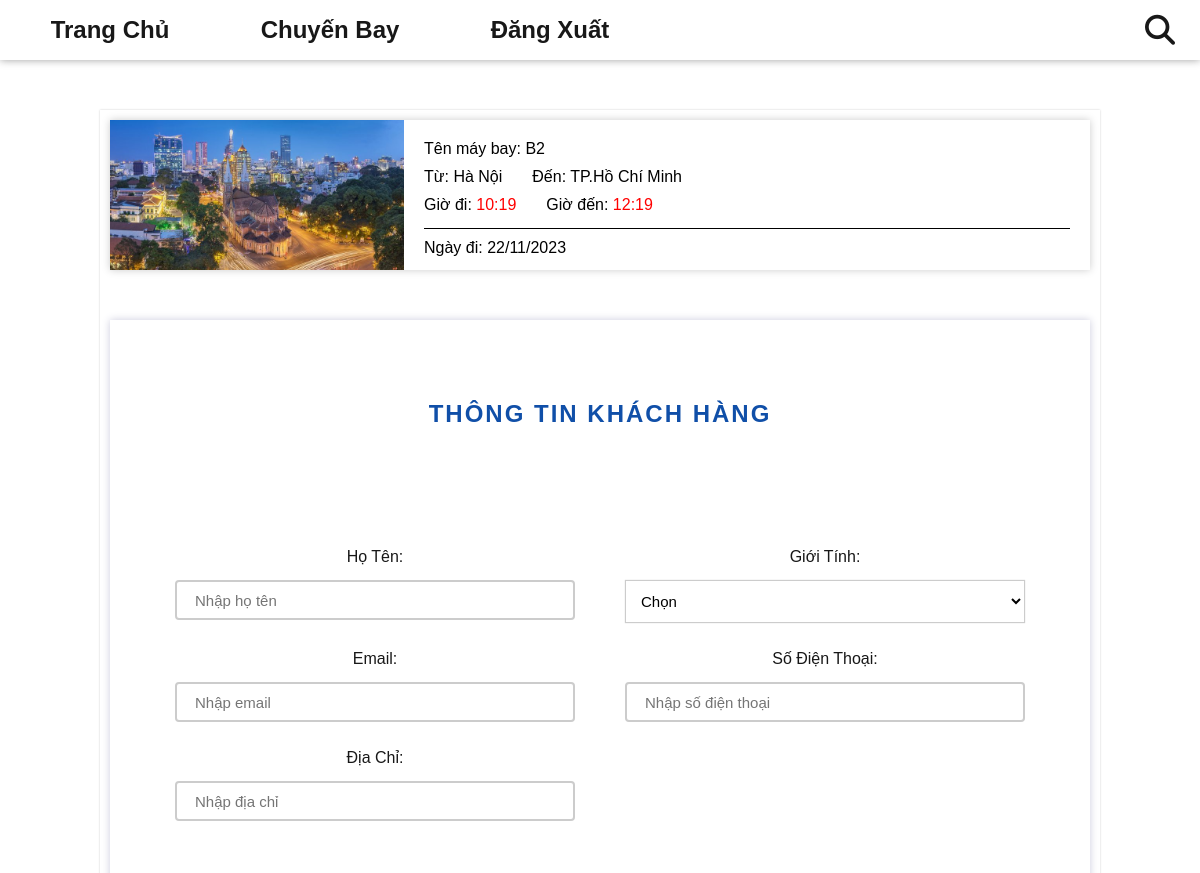
Page /index.php?act=datve&id=24 (signed in, upper part) on the earlier database version.
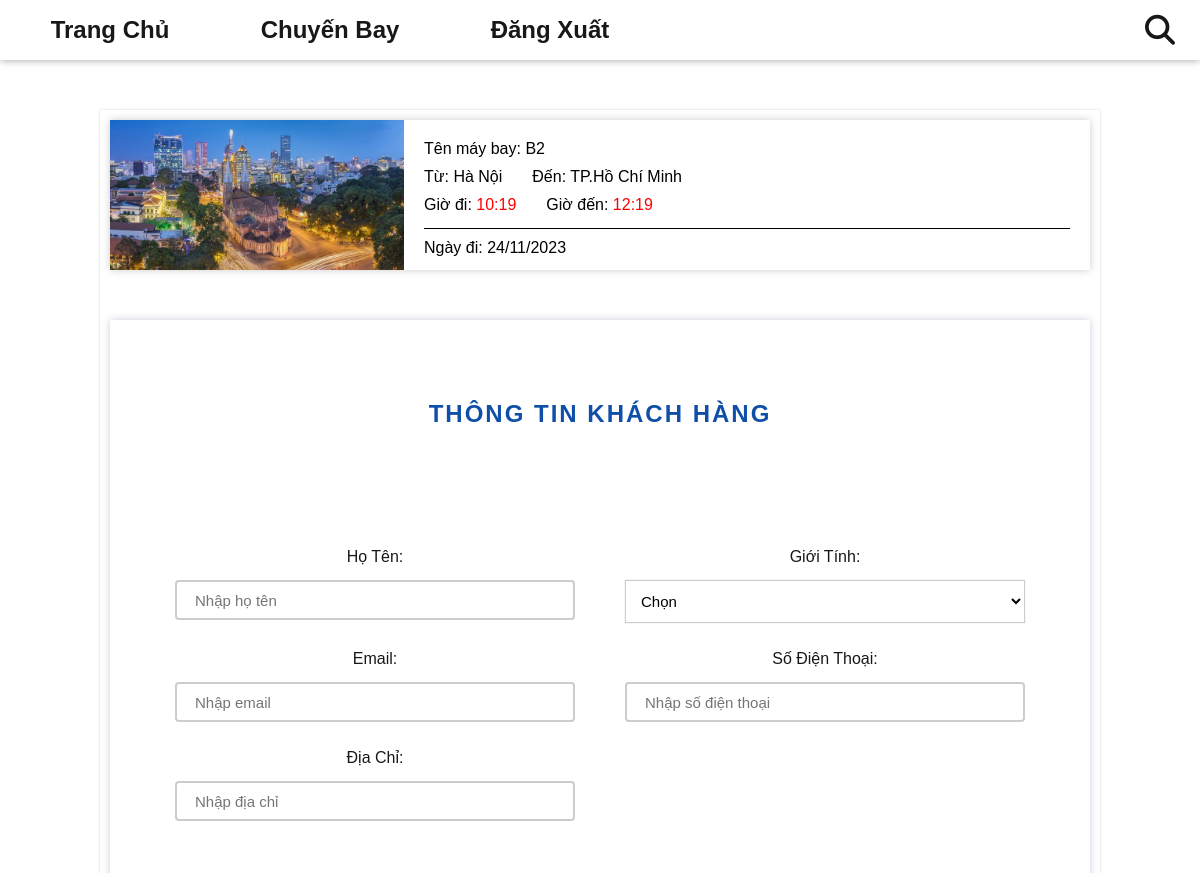
Same page on the later database version.
### tables this page shows
CREATE TABLE `chuyen_bay` (
  `id` int(11) NOT NULL,
  `ten_may_bay` varchar(255) NOT NULL,
  `id_diemDi` int(11) NOT NULL,
  `id_diemDen` int(11) NOT NULL,
  `ngay_khoi_hanh` date NOT NULL,
  `thoi_gian_di` datetime NOT NULL,
  `thoi_gian_den` datetime NOT NULL,
  `trang_thai` varchar(255) NOT NULL
);

CREATE TABLE `dia_diem` (
  `id` int(11) NOT NULL,
  `ten` varchar(255) NOT NULL,
  `img` varchar(255) NOT NULL
);

### model/pdo.php (called while the page is built, shortened)
<?php
function pdo_get_connection(){
    $servername = "localhost";
    $username = "root";
    $password = "";
    try {
        $conn = new PDO("mysql:host=$servername;dbname=dat_ve_may_bay", $username, $password);
        $conn->setAttribute(PDO::ATTR_ERRMODE, PDO::ERRMODE_EXCEPTION);
        return $conn;
    } catch(PDOException $e) {
        echo "Connection failed: " . $e->getMessage();
    }
}
function pdo_query_one($sql){
    $sql_args=array_slice(func_get_args(),1);
    try{
        $conn=pdo_get_connection();
        $stmt=$conn->prepare($sql);
        $stmt->execute($sql_args);
        $row=$stmt->fetch(PDO::FETCH_ASSOC);
        return $row;
    }
    catch(PDOException $e){
        throw $e;
    }
    finally{
        unset($conn);
    }
}
?>

### model/chuyenbay.php (called while the page is built, shortened)
<?php
    function loadone_chuyenbay($id, $page) {
        if($page == 'admin') $sql = "SELECT * FROM `chuyen_bay` WHERE id = $id";
        else {
            $sql = "SELECT cb.*,
            dd_di.ten AS diem_di,
            dd_den.ten AS diem_den,
            dd_den.img AS img_den
            FROM chuyen_bay cb
            JOIN dia_diem dd_di ON cb.id_diemDi = dd_di.id
            JOIN dia_diem dd_den ON cb.id_diemDen = dd_den.id
            WHERE cb.id = $id
            ";
        }
        $cb = pdo_query_one($sql);
        return $cb;
    }
?>

### view/datve/formdatve.php (the view, shortened to what this page needs)
<?php
    function convertToHour($timeString) {
        $dateTimeObject = new DateTime($timeString);
        return $dateTimeObject->format('H:i');
    }
    if(is_array($cb)) {
        extract($cb);
    }
?>
<div class="formdatve-content">
    <div class="ticket">
        <div class="img">
            <img src="upload/<?= $img_den?>" alt="">
        </div>
        <div class="info">
            <div class="row">
                <p>Tên máy bay: <span><?= $ten_may_bay ?></span></p>
            </div>
            <div class="row">
                <p>Từ: <span><?= preg_replace('/\([^)]*\)/', '', $diem_di) ?></span></p>
                <p>Đến: <span><?= preg_replace('/\([^)]*\)/', '', $diem_den) ?></span></p>
            </div>
            <div class="row">
                <p>Giờ đi: <span class="red"><?= convertToHour($thoi_gian_di) ?></span></p>
                <p>Giờ đến: <span class="red"><?= convertToHour($thoi_gian_den) ?></span></p>
            </div>
            <div class="row">
                <p>Ngày đi: <?= date('d/m/Y', strtotime($ngay_khoi_hanh)) ?></span></p>
            </div>
        </div>
    </div>
    <div class="form-ticket">
        <h2 class="form-ticket__header">Thông Tin Khách Hàng</h2>
        <form action="index.php?act=hoadon" class="ticket-form" method="POST">
            <div class="form-ticket__input">
                <div class="form-ticket__input-item">
                    <p>Họ Tên:</p>
                    <input type="text" placeholder="Nhập họ tên" name="ten" required>
                </div>
                <div class="form-ticket__input-item">
                    <p>Giới Tính:</p>
                    <select name="gioitinh" id="" required>
                        <option value="">Chọn</option>
                    </select>
                </div>
                <div class="form-ticket__input-item">
                    <p>Email:</p>
                    <input type="email" placeholder="Nhập email" name="email" required>
                </div>
                <div class="form-ticket__input-item">
                    <p>Số Điện Thoại:</p>
                    <input type="text" placeholder="Nhập số điện thoại" name="sdt" required>
                </div>
                <div class="form-ticket__input-item">
                    <p>Địa Chỉ:</p>
                    <input type="text" placeholder="Nhập địa chỉ" name="diachi" required>
                </div>
            </div>
        </form>
    </div>
</div>

Differences in the rows shown:
changed chuyen_bay "Hà Nội": ngay_khoi_hanh "22/11/2023" → "24/11/2023"
